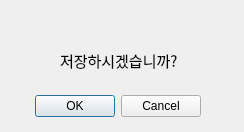
<?xml version="1.0" encoding="UTF-8"?>
<ui version="4.0">
 <class>Dialog</class>
 <widget class="QDialog" name="Dialog">
  <property name="geometry">
   <rect>
    <x>0</x>
    <y>0</y>
    <width>244</width>
    <height>132</height>
   </rect>
  </property>
  <property name="windowTitle">
   <string>Dialog</string>
  </property>
  <widget class="QDialogButtonBox" name="buttonBox">
   <property name="geometry">
    <rect>
     <x>-140</x>
     <y>90</y>
     <width>341</width>
     <height>32</height>
    </rect>
   </property>
   <property name="orientation">
    <enum>Qt::Horizontal</enum>
   </property>
   <property name="standardButtons">
    <set>QDialogButtonBox::Cancel|QDialogButtonBox::Ok</set>
   </property>
  </widget>
  <widget class="QLabel" name="label">
   <property name="geometry">
    <rect>
     <x>60</x>
     <y>40</y>
     <width>171</width>
     <height>41</height>
    </rect>
   </property>
   <property name="font">
    <font>
     <family>HY중고딕</family>
     <pointsize>11</pointsize>
    </font>
   </property>
   <property name="text">
    <string>저장하시겠습니까?</string>
   </property>
  </widget>
 </widget>
 <resources/>
 <connections>
  <connection>
   <sender>buttonBox</sender>
   <signal>accepted()</signal>
   <receiver>Dialog</receiver>
   <slot>accept()</slot>
   <hints>
    <hint type="sourcelabel">
     <x>248</x>
     <y>254</y>
    </hint>
    <hint type="destinationlabel">
     <x>157</x>
     <y>274</y>
    </hint>
   </hints>
  </connection>
  <connection>
   <sender>buttonBox</sender>
   <signal>rejected()</signal>
   <receiver>Dialog</receiver>
   <slot>reject()</slot>
   <hints>
    <hint type="sourcelabel">
     <x>316</x>
     <y>260</y>
    </hint>
    <hint type="destinationlabel">
     <x>286</x>
     <y>274</y>
    </hint>
   </hints>
  </connection>
 </connections>
</ui>
